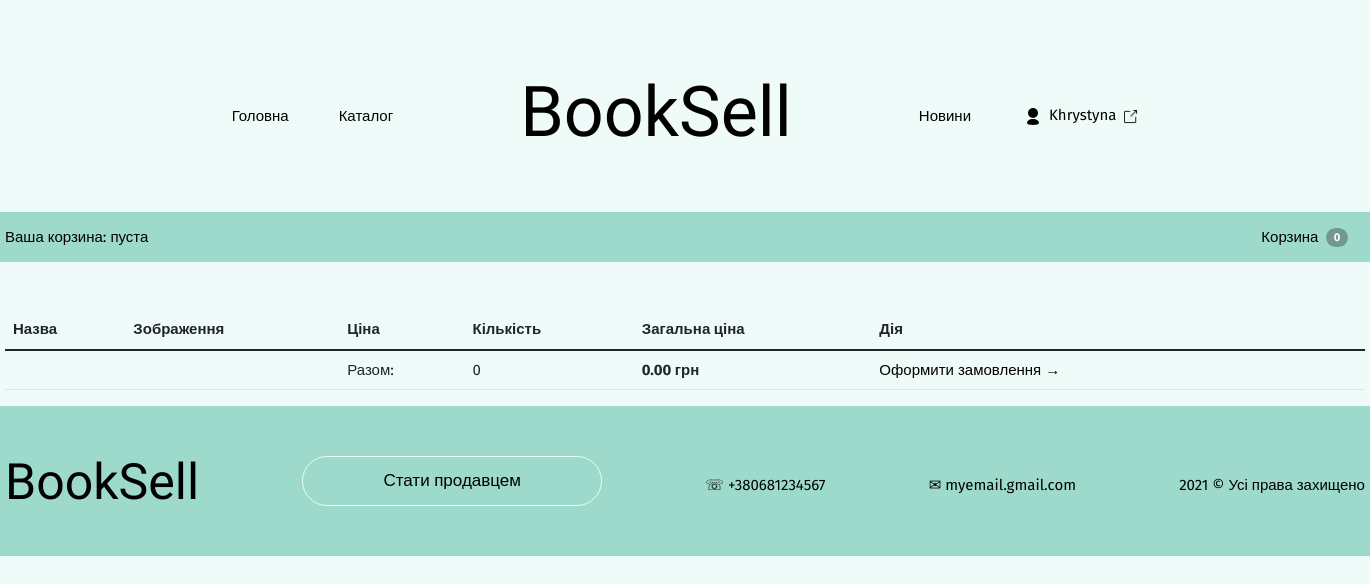
The app's page /cart/ (signed in) with its own data.
### main/models.py (models this page shows, shortened)
class Cart(models.Model):
    owner = models.ForeignKey('Customer', null=True, verbose_name='Власник', on_delete=models.CASCADE)
    products = models.ManyToManyField(CartProduct, blank=True, related_name='related_cart')
    total_products = models.PositiveIntegerField(default=0)
    final_price = models.DecimalField(max_digits=9, default=0, decimal_places=2, verbose_name='Загальна ціна')
    in_order = models.BooleanField(default=False)
    for_anonymous_user = models.BooleanField(default=False)

### main/views.py (the view)
# urls.py: path('cart/', CartView.as_view(), name='cart'),
class CartView(CartMixin, View):
    def get(self, request, *args, **kwargs):
        categories = Category.objects.get_categories()
        context = {
            'cart': self.cart,
            'categories': categories
        }
        return render(request, 'main/cart.html', context)

### main/mixins.py (called while the page is built)
    def dispatch(self, request, *args, **kwargs):
        if request.user.is_authenticated:
            customer = Customer.objects.filter(user=request.user).first()
            if not customer:
                customer = Customer.objects.create(
                    user=request.user
                )
            cart = Cart.objects.filter(owner=customer, in_order=False).first()
            if not cart:
                cart = Cart.objects.create(owner=customer)
        else:
            cart = Cart.objects.filter(for_anonymous_user=True).first()
            if not cart:
                cart = Cart.objects.create(for_anonymous_user=True)
        self.cart = cart
        return super().dispatch(request, *args, **kwargs)

### main/models.py (called while the page is built)
def get_models_for_count(*model_names):
    return [models.Count(model_name) for model_name in model_names]

    def get_queryset(self):
        return super().get_queryset()

    def get_categories(self):
        models = get_models_for_count('children', 'fiction', 'educational')
        qs = list(self.get_queryset().annotate(*models))
        data = [
            dict(name=category.name, url=category.get_absolute_url(), count=getattr(category, self.CATEGORY_NAME_COUNT[category.name]))
            for category in qs
        ]
        return data

    def get_absolute_url(self):
        return reverse('category_detail', kwargs={'slug': self.slug})

### main/templates/main/cart.html (shortened to what this page needs)
{% extends 'main/layout.html' %}
{% load specifications %}
{% block right %}
    <p class="mt-3">Ваша корзина{% if not cart.products.count %}: пуста{%endif%}</p>
{% endblock %}
{% block body %}
<section>
    <table class="table mt-5">
        <thead>
            <tr>
            <th scope="col">Назва</th>
            <th scope="col">Зображення</th>
            <th scope="col">Ціна</th>
            <th scope="col">Кількість</th>
            <th scope="col">Загальна ціна</th>
            <th scope="col">Дія</th>
            </tr>
        </thead>
        <tr>
            <td colspan="2"></td>
            <td>Разом:</td>
            <td>{{ cart.total_products }}</td>
            <td><strong>{{ cart.final_price }} грн</strong></td>
            <td>
                <a href="{% url 'checkout' %}" class="nav_a nav_a_one">Оформити замовлення →</a>
            </td>
        </tr>
    </table>
</section>
{% endblock body %}

### main/templates/main/layout.html (shortened to what this page needs)
{% load static %}
<!DOCTYPE html>
<html lang="en">
<head>
    <link href="https://cdn.jsdelivr.net/npm/bootstrap@5.1.3/dist/css/bootstrap.min.css" rel="stylesheet">
    <link rel="stylesheet" href="{% static 'main/css/main.css'%}">
</head>
<body>
    <section>
        <div class="nav">
            <a href="{% url 'home' %}" class="nav_a nav_a_one">Головна</a>
            <a href="{% url 'catalog' %}" class="nav_a nav_a_two">Каталог</a>
            <h2 class="nav_h2">BookSell</h2>
            <a href="{% url 'news' %}" class="nav_a nav_a_three">Новини</a>
            {% if request.user.is_authenticated %}
                <a href="{% url 'profile' %}" class="nav_a nav_a_four"><img src="{% static 'main/img/img-2.svg' %}" alt="..."> {{ request.user.username }}</a>
                <a href="{% url 'logout' %}" class="nav_a nav_a_five"><img class="out" src="{% static 'main/img/img-2.png' %}" alt="..."></a>
            {% endif %}
        </div>
    </section>
    <div class="nav-bot">
        <div class="sec">
            {% block right %}{% endblock %}
            {% if request.user.is_authenticated %}
            <div class="cart">
                <button class="btn btn-1 btn-outline-dark" type="submit">
                    <a class="cart_a" href="{% url 'cart' %}">Корзина</a>
                    <span class="badge text-white ms-1 rounded-pill">{{ cart.products.count }}</span>
                </button>
            </div>
            {% elif not request.user.is_authenticated %}
            <a href="{% url 'registration' %}" class="nav-bot_a2">Зареєструватися</a>
            {% endif %}
        </div>
    </div>
{% block body %}
{% endblock body %}
<div class="footer-my">
    <section>
        {% if request.user.is_authenticated %}
            <div class="foot">
                <div class="c-h3">
                    <h3 class="footer_h3">BookSell</h3>
                </div>
                <button type="button" class="footer_button" data-toggle="modal" data-target="#myModal-2">
                  Стати продавцем
                </button>
                <div class="c">
                    <p class="footer_p">☏ +380681234567</p>
                </div>
                <div class="c">
                    <p class="footer_p">✉ myemail.gmail.com</p>
                </div>
                <div class="c">
                    <p class="footer_p">2021 © Усі права захищено</p>
                </div>
        {% endif %}
    </section>
</div>
</body>
</html>

### main/static/main/css/main.css (style rules this page uses)
* { margin: 0; padding: 0; }
body { font-family: 'Fira Sans', sans-serif; font-size: 15px; font-weight: 400; color: #000; background-color: #EEFBF8; }
section { width: 1360px; margin: 0 auto; }
.nav { display: flex; justify-content: center; align-items: center; padding-top: 70px; padding-bottom: 50px; }
.nav_h2 { font-family: 'Niconne', cursive; font-size: 70px; font-weight: normal; }
.nav_a { text-decoration: none; color: #000; }
.nav_a_one { padding-right: 50px; }
.nav_a_two { padding-right: 127px; }
.nav_a_three { padding-left: 127px; }
.nav_a_four { padding-left: 50px; }
.out { width: 15px; height: 15px; }
.nav_a_five { margin-left: 7px; }
.nav-bot { background-color: #9DDACC; height: 50px; }
.sec { width: 1360px; height: 50px; margin: 0 auto; display: flex; justify-content: space-between; align-items: center; }
.btn-1 { width: 121px; height: 30px; margin: 0; padding: 0; border: none; box-shadow: none; font-family: 'Fira Sans', sans-serif; font-size: 15px; }
.badge { background-color: #729990; }
.cart_a { color: black; text-decoration: none; }
.footer-my { background-color: #9DDACC; height: 150px; }
.foot { display: flex; justify-content: space-between; align-items: center; }
.footer_h3 { font-family: 'Niconne', cursive; font-size: 50px; font-weight: normal; }
.c { margin-top: 25px; }
.c-h3 { margin-top: 10px; }
.footer_button { text-align: center; color: black; text-decoration: none; border: 1px solid #EEFBF8; width: 300px; height: 50px; background: none; border-radius: 100px; box-shadow: none; font-size: 17px; font-family: 'Fira Sans', sans-serif; margin-top: 50px; }
button { margin-bottom: 50px; border: 2px solid #FFEF1B; color: #000; font-size: 20px; width: 460px; height: 65px; background: #FFEF1B; border-radius: 100px; margin-top: 20px; box-shadow: 5px 5px 4px rgba(255, 239, 27, 0.5); }

### records on screen
Cart: products.count "0", total_products "0", final_price "0.00"

### other values on screen
{{ request.user.username }} "Khrystyna"
